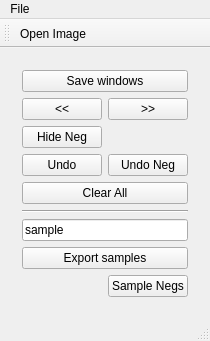
<?xml version="1.0" encoding="UTF-8"?>
<ui version="4.0">
 <class>LearnWindowsClass</class>
 <widget class="QMainWindow" name="LearnWindowsClass">
  <property name="geometry">
   <rect>
    <x>0</x>
    <y>0</y>
    <width>192</width>
    <height>332</height>
   </rect>
  </property>
  <property name="windowTitle">
   <string>LearnWindows</string>
  </property>
  <widget class="QWidget" name="centralWidget">
   <layout class="QGridLayout" name="gridLayout">
    <item row="0" column="0">
     <widget class="QWidget" name="mainWidget" native="true">
      <layout class="QGridLayout" name="gridLayout_2">
       <item row="0" column="1" colspan="2">
        <widget class="QPushButton" name="saveWindowsButton">
         <property name="text">
          <string>Save windows</string>
         </property>
        </widget>
       </item>
       <item row="2" column="2">
        <widget class="QPushButton" name="nextImageButton">
         <property name="text">
          <string>&gt;&gt;</string>
         </property>
        </widget>
       </item>
       <item row="3" column="2">
        <widget class="QWidget" name="workArea" native="true">
         <layout class="QVBoxLayout" name="verticalLayout_2"/>
        </widget>
       </item>
       <item row="2" column="1">
        <widget class="QPushButton" name="prevImageButton">
         <property name="text">
          <string>&lt;&lt;</string>
         </property>
        </widget>
       </item>
       <item row="8" column="1" colspan="2">
        <widget class="QPushButton" name="exportSamplesButton">
         <property name="text">
          <string>Export samples</string>
         </property>
        </widget>
       </item>
       <item row="4" column="2">
        <widget class="QPushButton" name="undoNonRegion">
         <property name="text">
          <string>Undo Neg</string>
         </property>
        </widget>
       </item>
       <item row="4" column="1">
        <widget class="QPushButton" name="undoWindowRegion">
         <property name="text">
          <string>Undo</string>
         </property>
        </widget>
       </item>
       <item row="5" column="1" colspan="2">
        <widget class="QPushButton" name="clearRegionsButton">
         <property name="text">
          <string>Clear All</string>
         </property>
        </widget>
       </item>
       <item row="6" column="1" colspan="2">
        <widget class="Line" name="line">
         <property name="orientation">
          <enum>Qt::Horizontal</enum>
         </property>
        </widget>
       </item>
       <item row="3" column="1">
        <widget class="QPushButton" name="toggleNon">
         <property name="text">
          <string>Hide Neg</string>
         </property>
        </widget>
       </item>
       <item row="7" column="1" colspan="2">
        <widget class="QLineEdit" name="exportTitle">
         <property name="text">
          <string>sample</string>
         </property>
        </widget>
       </item>
       <item row="9" column="2">
        <widget class="QPushButton" name="sampleBackgroundsButton">
         <property name="text">
          <string>Sample Negs</string>
         </property>
        </widget>
       </item>
      </layout>
     </widget>
    </item>
   </layout>
  </widget>
  <widget class="QMenuBar" name="menuBar">
   <property name="geometry">
    <rect>
     <x>0</x>
     <y>0</y>
     <width>192</width>
     <height>21</height>
    </rect>
   </property>
   <widget class="QMenu" name="menuFlie">
    <property name="title">
     <string>File</string>
    </property>
    <addaction name="actionOpenImage"/>
   </widget>
   <addaction name="menuFlie"/>
  </widget>
  <widget class="QToolBar" name="mainToolBar">
   <attribute name="toolBarArea">
    <enum>TopToolBarArea</enum>
   </attribute>
   <attribute name="toolBarBreak">
    <bool>false</bool>
   </attribute>
   <addaction name="actionOpenImage"/>
  </widget>
  <widget class="QStatusBar" name="statusBar"/>
  <action name="actionOpenImage">
   <property name="text">
    <string>Open Image</string>
   </property>
  </action>
 </widget>
 <layoutdefault spacing="6" margin="11"/>
 <resources>
  <include location="learnwindows.qrc"/>
 </resources>
 <connections/>
</ui>
